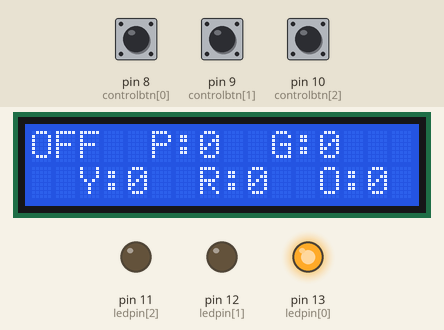
The sketch below on a simulated Arduino Uno, built with avr-gcc and run on an emulated ATmega328P. On the bench: 16×2 character LCD, output pins drawn as LEDs (lit = HIGH). The test bench sets the inputs (shaded band); at power-on: pin 8 (controlbtn[0]) LOW, pin 9 (controlbtn[1]) LOW, pin 10 (controlbtn[2]) LOW. What the sketch prints to the serial monitor is not drawn.

Above: at 1.2 s.
1.3 s: pin 8 (controlbtn[0]) pulled HIGH for 0.15 s
At 2.5 s:
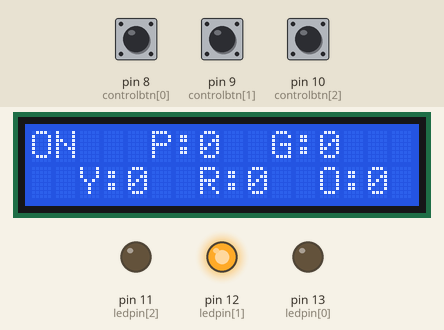
2.9 s: pin 9 (controlbtn[1]) pulled HIGH for 0.15 s
At 2.98 s:
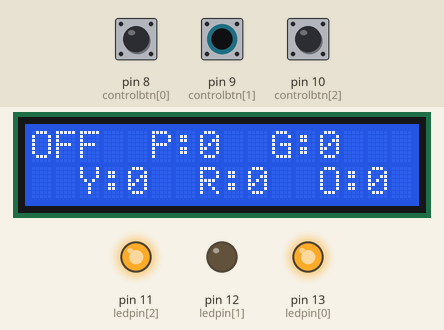
4.5 s: pin 9 (controlbtn[1]) pulled HIGH for 3.2 s
At 8.7 s:
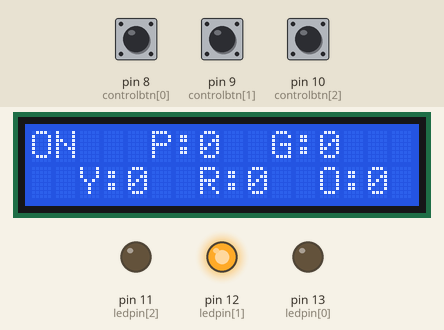
9.2 s: pin 8 (controlbtn[0]) pulled HIGH for 1 s
At 9.8 s:
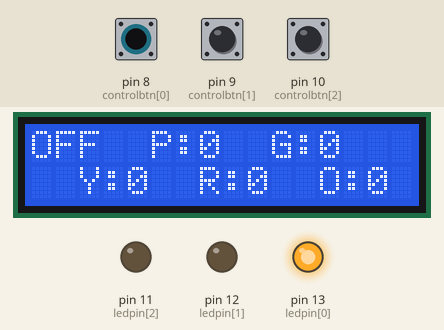
11.7 s: pin 9 (controlbtn[1]) pulled HIGH for 1 s
At 12.5 s:
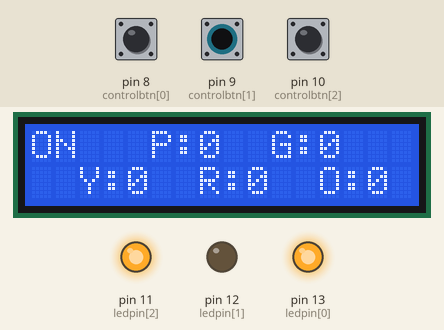
Timing chart, 0 to 14.7 s (numbered marks = the images above; inputs shaded):
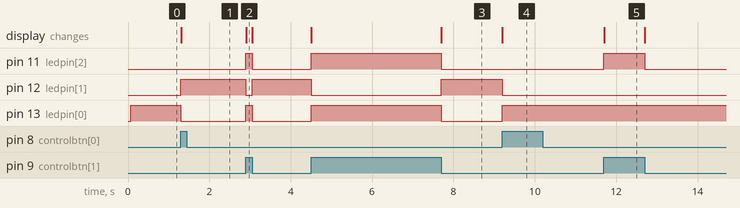

The sketch:

Controller.ino
```cpp
#include <LiquidCrystal.h>

const int rs = 2, en = 3, d4 = 4, d5 = 5, d6 = 6, d7 = 7;
LiquidCrystal lcd(rs, en, d4, d5, d6, d7);
int ledpin[] = {13,12,11};
int controlbtn[] = {8,9,10}; // power, pause, reset
int pressed = -1; // declaration of flag variable, used with button presses to change state of device board


char colors[] = {'Y','P','R','G','O'}; // shorthand for yellow, purple, red, green, orange
int colorsCount[] = {0,0,0,0,0}; // list for storing counts of colours, starts at 0 for all colours
bool sorting = false; // definition of boolean variable 'sorting' to be used for on/off status of device board

void setup() {
  for (int i = 0; i < 3; i++) {
    pinMode(ledpin[i], OUTPUT);
    pinMode(controlbtn[i], INPUT);
  }
  lcd.begin(16, 2); // definition of number of rows and columns in LCD panel to be used
  updateDisplay(); // calls function to refresh/update the display
  Serial.begin(9600);

}

void loop() {
  if (pressed == -1) {
    if (digitalRead(controlbtn[0]) == HIGH) { // power button when pressed
        pressed = 0; // condition met, flag changed to 0
        sorting = !sorting; // changes boolean variable 'sorting' to opposite value of value at the time
        updateSorter(); // calls serial communication for other board to update status as of status of boolean variable 'sorting'
        updateDisplay(); // calls function to refresh/update the display
    } else if (digitalRead(controlbtn[1]) == HIGH) { // pause button when pressed
        pressed = 1; // condition met, flag changed to 1
        sorting = !sorting; // changes boolean variable 'sorting' to opposite value of value at the time
        updateSorter(); // calls serial communication for other board to update status as of status of boolean variable 'sorting'
        updateDisplay(); // calls function to refresh/update the display
    } else if (digitalRead(controlbtn[2]) == HIGH) { // reset button when pressed
        pressed = 2;  // condition met, flag changed to 2
        for (int i = 0; i < 5; i++){
          colorsCount[i] = 0; // for loop changes each element in list 'colorsCount' to 0, resets list to 0 for each element in list
        }
      updateDisplay(); // display is updated to reflect new reset data values for 'colorsCount' list
    }
  } else {
    if (digitalRead(controlbtn[pressed]) == LOW){
      if (pressed == 1) { // if the button pressed was the temporary toggle, then the sorting bool is untoggled
        sorting = !sorting;
        updateSorter();
      }
      pressed = -1;
      updateDisplay(); // updates display with the new device state if there is one
    }
  }

  if (Serial.available() > 0) { // detects incoming data
    colorsCount[Serial.read()]++; // adds 1 to the count of whatever color was recieved through the serial port
    updateDisplay();
  }
}

void updateSorter() { // function tells other board a 1 to run the sorting process, else 0 for the process to be off
  if (sorting) {
    Serial.print(1);
  } else {
    Serial.print(0);
  }

}

void updateLED() { // function updates the colour of the LED bulb depending on status of 'sorting'
  for (int i = 0; i < 3; i++) {
    digitalWrite(ledpin[i], LOW);
  }
  if (pressed == 1) {
    digitalWrite(ledpin[0], HIGH);
    digitalWrite(ledpin[2], HIGH);  // temporary on state, showing purple via ledpin[0] and [2] both being on
  } else if (sorting) {
    digitalWrite(ledpin[1], HIGH);  // on state, turning on ledpin[1], green
  } else {
    digitalWrite(ledpin[0], HIGH); // off state, turning on ledpin[0], red
  }
}

void updateDisplay() { // function updates characters displayed on LCD display depending on colorCount list and the 'sorting' boolean value
  updateLED();
  lcd.clear();
  if (sorting) {
    lcd.print("ON"); // sorting = true, print ON
  } else {
    lcd.print("OFF"); // sorting = false, print OFF
  }
  int row = 1;
  for (int i = 0; i < 5; i++) {
    lcd.setCursor(2+ceil(i*2.5), row);
    lcd.print(colors[i]); // print shorthand colour names
    lcd.print(":");
    lcd.print(colorsCount[i]); // print the current values of each element in colorsCount for every i
    if (row == 1) { // toggles the row number because the values are printed in a zig zag fasion going up and down
      row = 0;
    } else {
      row = 1;
    }
  }
}
```

Measured:
- after the input at 1.3 s, pin 12 (ledpin[1]): LOW → HIGH at once; pin 13 (ledpin[0]): HIGH → LOW at once; the display: changes at once (image 1)
- after the input at 2.9 s, pin 11 (ledpin[2]), pin 13 (ledpin[0]): LOW → HIGH at once, → LOW 0.15 s later; pin 12 (ledpin[1]): HIGH → LOW at once, → HIGH 0.15 s later; the display: changes at once (image 2)
- after the input at 4.5 s, pin 11 (ledpin[2]), pin 13 (ledpin[0]): LOW → HIGH at once, → LOW 3.2 s later; pin 12 (ledpin[1]): HIGH → LOW at once, → HIGH 3.2 s later; the display: first changes at once (image 3 shows a later state)
- after the input at 9.2 s, pin 12 (ledpin[1]): HIGH → LOW at once; pin 13 (ledpin[0]): LOW → HIGH at once; the display: changes at once (image 4)
- after the input at 11.7 s, pin 11 (ledpin[2]): LOW → HIGH at once, → LOW 1.0 s later; the display: changes at once (image 5)
